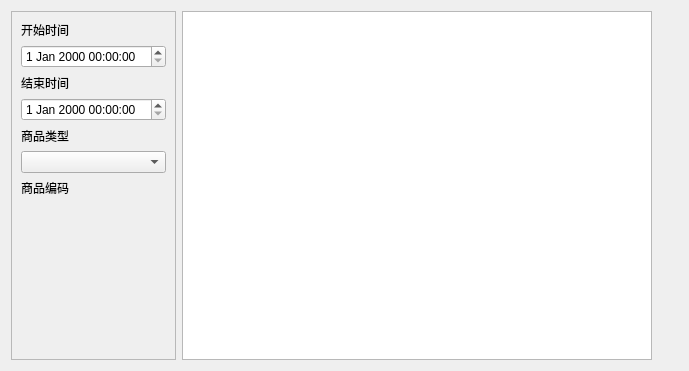
<?xml version="1.0" encoding="UTF-8"?>
<ui version="4.0">
 <class>w_i_inventory_check_Dialog</class>
 <widget class="QDialog" name="w_i_inventory_check_Dialog">
  <property name="geometry">
   <rect>
    <x>0</x>
    <y>0</y>
    <width>689</width>
    <height>371</height>
   </rect>
  </property>
  <property name="windowTitle">
   <string>Dialog</string>
  </property>
  <layout class="QHBoxLayout" name="horizontalLayout">
   <item>
    <widget class="QFrame" name="frame">
     <property name="frameShape">
      <enum>QFrame::StyledPanel</enum>
     </property>
     <property name="frameShadow">
      <enum>QFrame::Raised</enum>
     </property>
     <property name="outer_stylesheet" stdset="0">
      <string>frame_back_round</string>
     </property>
     <layout class="QVBoxLayout" name="verticalLayout">
      <item>
       <widget class="QLabel" name="label">
        <property name="text">
         <string>开始时间</string>
        </property>
       </widget>
      </item>
      <item>
       <widget class="lds_datetimeEdit" name="dateTimeEdit"/>
      </item>
      <item>
       <widget class="QLabel" name="label_2">
        <property name="text">
         <string>结束时间</string>
        </property>
       </widget>
      </item>
      <item>
       <widget class="lds_datetimeEdit" name="dateTimeEdit_2"/>
      </item>
      <item>
       <widget class="QLabel" name="label_5">
        <property name="text">
         <string>商品类型</string>
        </property>
       </widget>
      </item>
      <item>
       <widget class="lds_ComboBox" name="comboBox_series">
        <property name="editable">
         <bool>false</bool>
        </property>
       </widget>
      </item>
      <item>
       <widget class="QLabel" name="label_8">
        <property name="text">
         <string>商品编码</string>
        </property>
       </widget>
      </item>
      <item>
       <widget class="lds_selectgoods" name="selectgoods" native="true"/>
      </item>
      <item>
       <widget class="lds_toolbar" name="widget"/>
      </item>
      <item>
       <spacer name="verticalSpacer">
        <property name="orientation">
         <enum>Qt::Vertical</enum>
        </property>
        <property name="sizeHint" stdset="0">
         <size>
          <width>20</width>
          <height>40</height>
         </size>
        </property>
       </spacer>
      </item>
     </layout>
    </widget>
   </item>
   <item>
    <widget class="lds_tableview_sum" name="tableView"/>
   </item>
   <item>
    <widget class="QLabel" name="label_10">
     <property name="text">
      <string/>
     </property>
    </widget>
   </item>
   <item>
    <widget class="QLabel" name="label_11">
     <property name="text">
      <string/>
     </property>
    </widget>
   </item>
  </layout>
 </widget>
 <customwidgets>
  <customwidget>
   <class>lds_ComboBox</class>
   <extends>QComboBox</extends>
   <header>lds_combobox.h</header>
  </customwidget>
  <customwidget>
   <class>lds_datetimeEdit</class>
   <extends>QDateTimeEdit</extends>
   <header>lds_datetimeedit.h</header>
  </customwidget>
  <customwidget>
   <class>lds_toolbar</class>
   <extends>QFrame</extends>
   <header>lds_toolbar.h</header>
   <container>1</container>
  </customwidget>
  <customwidget>
   <class>lds_tableview_sum</class>
   <extends>QTableView</extends>
   <header>lds_tableview_sum.h</header>
  </customwidget>
  <customwidget>
   <class>lds_selectgoods</class>
   <extends>QWidget</extends>
   <header>lds_selectgoods.h</header>
   <container>1</container>
   <slots>
    <signal>okstr1(QString)</signal>
   </slots>
  </customwidget>
 </customwidgets>
 <tabstops>
  <tabstop>dateTimeEdit_2</tabstop>
  <tabstop>comboBox_series</tabstop>
  <tabstop>dateTimeEdit</tabstop>
 </tabstops>
 <resources/>
 <connections/>
</ui>
